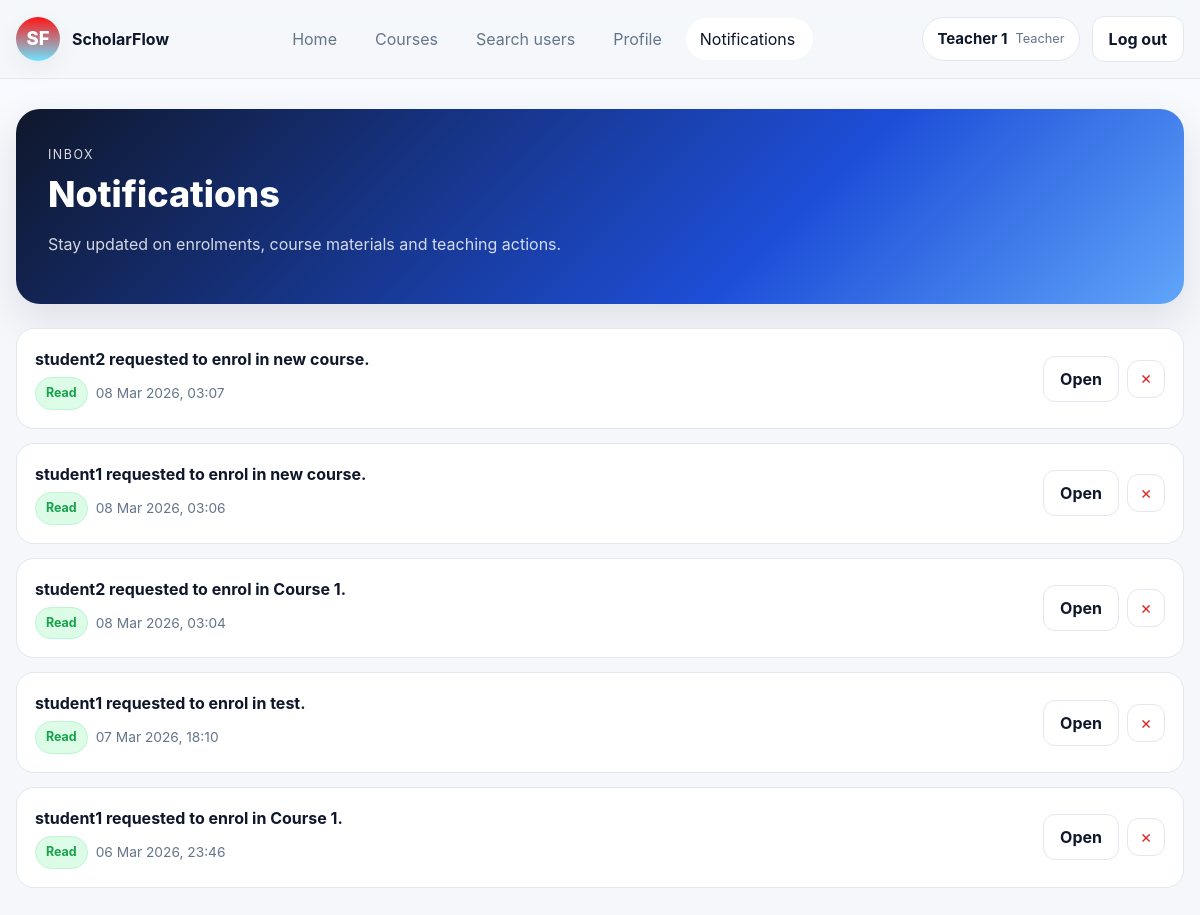
Screenshot of /notifications/ (signed in) with the database file from the repository.
### accounts/models.py (models this page shows, shortened)
class User(AbstractUser):
    class Role(models.TextChoices):
        STUDENT = "STUDENT", "Student"
        TEACHER = "TEACHER", "Teacher"
    role = models.CharField(max_length=10, choices=Role.choices)
    display_name = models.CharField(max_length=80, blank=True)
    bio = models.TextField(blank=True)

### notifications/models.py (models this page shows, shortened)
class Notification(models.Model):
    user = models.ForeignKey(settings.AUTH_USER_MODEL, on_delete=models.CASCADE, related_name="notifications")
    message = models.CharField(max_length=255)
    link = models.CharField(max_length=255, blank=True)
    is_read = models.BooleanField(default=False)
    created_at = models.DateTimeField(auto_now_add=True)
    class Meta:
        ordering = ["-created_at"]

### notifications/views.py (the view)
# urls.py: path("", views.notification_list, name="notification-list"),
@login_required
def notification_list(request):
    notifications = Notification.objects.filter(user=request.user).order_by("-created_at")
    response = render(request, "notifications/list.html", {"notifications": notifications})
    response["Cache-Control"] = "no-store, no-cache, must-revalidate, max-age=0"
    return response

### notifications/context_processors.py (called while the page is built)
def unread_notifications(request):
    if not request.user.is_authenticated:
        return {"notif_unread_count": 0}
    return {
        "notif_unread_count": Notification.objects.filter(user=request.user, is_read=False).count(),
    }

### templates/notifications/list.html (shortened to what this page needs)
{% extends "base.html" %}
{% block content %}
<section class="hero-panel mb-4"><span class="hero-panel__eyebrow">Inbox</span><h1 class="hero-panel__title">Notifications</h1><p class="hero-panel__subtitle">Stay updated on enrolments, course materials and teaching actions.</p></section>
<section class="notification-list">
  {% for n in notifications %}
    <article class="notification-item">
      <div><div style="font-weight:700;">{{ n.message }}</div><div class="notification-item__meta">{% if n.is_read %}<span class="badge good">Read</span>{% else %}<span class="badge warn">Unread</span>{% endif %}<span class="text-muted small">{{ n.created_at|date:"d M Y, H:i" }}</span></div></div>
      <div class="notification-item__actions">{% if n.link %}<a class="button button--ghost" href="{% url 'notification-open' n.id %}">Open</a>{% endif %}<form method="post" action="{% url 'notification-delete' n.id %}">{% csrf_token %}<button type="submit" class="icon-btn" aria-label="Remove">×</button></form></div>
    </article>
  {% empty %}<article class="empty-state-box">No notifications yet.</article>{% endfor %}
</section>
{% endblock %}

### templates/base.html (shortened to what this page needs)
{% load static %}
<!doctype html>
<html lang="en-GB">
<head>
  <link rel="stylesheet" href="{% static 'css/styles.css' %}">
</head>
<body>
  <div class="site-shell">
    <header class="site-header">
      <div class="site-container site-header__inner">
        <a class="site-brand" href="{% url 'home' %}">
          <span class="site-brand__mark">SF</span>
          <span>
            <strong>ScholarFlow</strong>
          </span>
        </a>
        <nav class="site-nav" aria-label="Primary">
          <a href="{% url 'home' %}"
            class="site-nav__link {% if request.resolver_match.url_name == 'home' %}is-active{% endif %}">
            Home
          </a>
          <a href="{% url 'course-list' %}"
            class="site-nav__link {% if request.resolver_match.url_name == 'course-list' %}is-active{% endif %}">
            Courses
          </a>
          {% if user.is_authenticated %}
          {% if user.role == "TEACHER" %}
          <a href="{% url 'user-search' %}"
            class="site-nav__link {% if request.resolver_match.url_name == 'user-search' %}is-active{% endif %}">
            Search users
          </a>
          {% endif %}
          <a href="{% url 'profile' %}"
            class="site-nav__link {% if request.resolver_match.url_name == 'user-profile' %}is-active{% endif %}">
            Profile
          </a>
          <a href="{% url 'notification-list' %}"
            class="site-nav__link site-nav__link--notif {% if request.resolver_match.url_name == 'notification-list' %}is-active{% endif %}">
            Notifications
          </a>
          {% endif %}
        </nav>
        <div class="site-actions">
          {% if user.is_authenticated %}
          <div class="site-userpill">
            <span class="site-userpill__name">{{ user.display_name|default:user.username }}</span>
            <span class="site-userpill__meta">{{ user.get_role_display }}</span>
          </div>
          <a class="button button--ghost" href="{% url 'logout' %}">Log out</a>
          {% else %}
          <a class="button button--ghost" href="{% url 'login' %}">Log in</a>
          <a class="button" href="{% url 'signup' %}">Sign up</a>
          {% endif %}
        </div>
      </div>
    </header>
    <main class="site-main">
      <div class="site-container">
        {% block content %}{% endblock %}
      </div>
    </main>
  </div>
</body>
</html>

### rows the page displays
User: display_name "Teacher 1", role "Teacher"
Notification: message "student2 requested to enrol in new course.", is_read "Read", created_at "08 Mar 2026, 03:07", shows "Open"
Notification: message "student1 requested to enrol in new course.", is_read "Read", created_at "08 Mar 2026, 03:06", shows "Open"
Notification: message "student2 requested to enrol in Course 1.", is_read "Read", created_at "08 Mar 2026, 03:04", shows "Open"
Notification: message "student1 requested to enrol in test.", is_read "Read", created_at "07 Mar 2026, 18:10", shows "Open"
Notification: message "student1 requested to enrol in Course 1.", is_read "Read", created_at "06 Mar 2026, 23:46", shows "Open"
